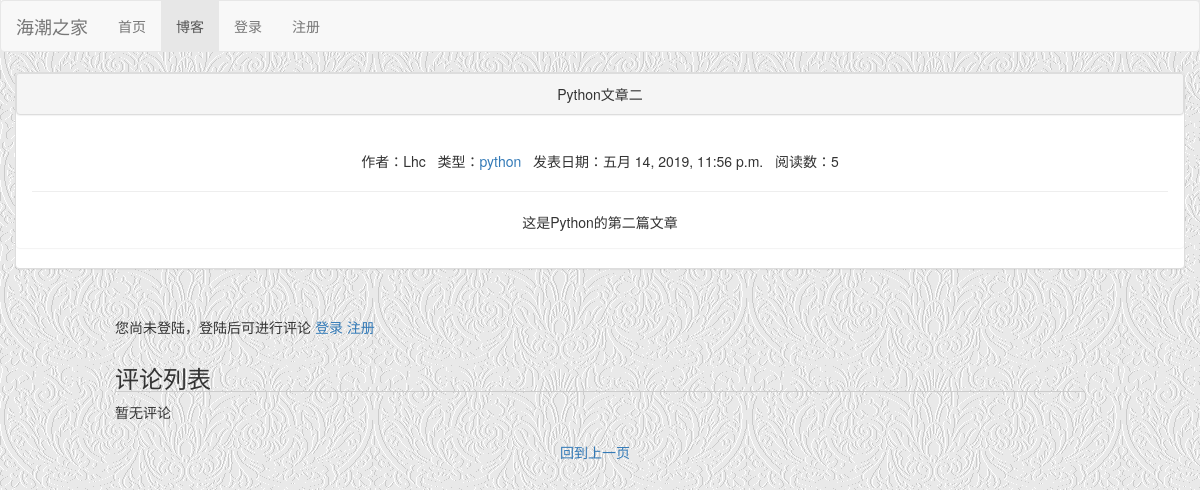
Page /blog/6 on the earlier database version.
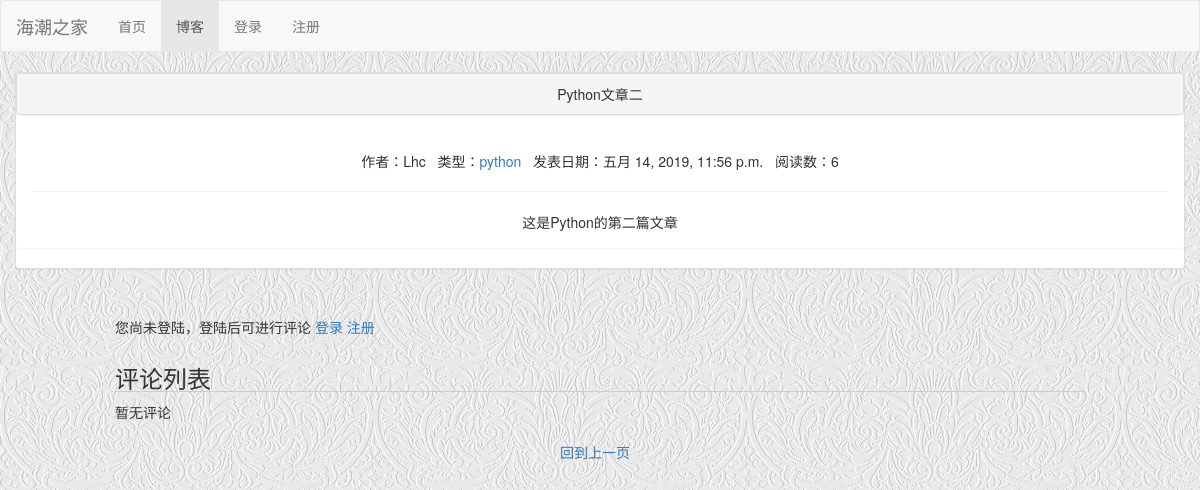
Same page on the later database version.
### blog/models.py (models this page shows, shortened)
class Blog(models.Model,ReadNumExtentMethod):
    title=models.CharField(max_length=50)
    content=RichTextUploadingField()
    author=models.ForeignKey(User,on_delete=models.DO_NOTHING)
    blog_type=models.ForeignKey(BlogType,on_delete=models.DO_NOTHING)
    create_time=models.DateTimeField(default=timezone.now())
    class Meta:
        ordering=['-create_time']   #按照日期倒序排列

class BlogType(models.Model):
    type_name=models.CharField(max_length=20)
    def __str__(self):
        return self.type_name

### MyStatistics/models.py (models this page shows)
class ReadNum(models.Model):
    read_num=models.IntegerField(default=0)
    content_type=models.ForeignKey(ContentType,on_delete=models.DO_NOTHING,null=True)
    object_id=models.PositiveIntegerField(null=True)
    content_object=GenericForeignKey('content_type','object_id')

### blog/views.py (the view)
# urls.py: path('<int:blog_id>',views.detail),
def detail(request,blog_id):
    data=Blog.objects.get(id=blog_id)
    read_cookie_key=read_statistics_once_read(request,data)
    blog_content_type=ContentType.objects.get_for_model(data)
    comments=Comment.objects.filter(content_type=blog_content_type,object_id=blog_id)
    response=render(request,"detail.html",{'data':data,'comments':comments})    #响应
    response.set_cookie(read_cookie_key,'true')  #这里设置cookie，在关闭浏览器之前都存在
    return response

### MyStatistics/models.py (called while the page is built)
    def get_read_num(self):
        try:
            ct=ContentType.objects.get_for_model(self)
            readnum=ReadNum.objects.get(content_type=ct,object_id=self.pk)
            return readnum.read_num
        except:
            return 0

### MyStatistics/utils.py (called while the page is built)
def read_statistics_once_read(request,obj):
    ct=ContentType.objects.get_for_model(obj)
    key='read_%s_%s' % (ct.model,obj.pk)
    if not request.COOKIES.get(key):
        readnum,created=ReadNum.objects.get_or_create(content_type=ct,object_id=obj.pk)
        readnum.read_num+=1
        readnum.save()
        readDetail,created=ReadDetail.objects.get_or_create(content_type=ct,object_id=obj.pk,date=timezone.now().date())
        readDetail.read_num+=1
        readDetail.save()
    return key

### blog/templates/detail.html (shortened to what this page needs)
{% extends "base.html" %}
{% block nav_blog_active %}active{% endblock %}
{% block header %}
    <link rel="stylesheet" href="/static/blog.css">
{% endblock %}
{% block content %}
    <div class="col-md-12">
        <div class="panel panel-default">
            <div class="panel panel-heading" style="text-align: center">{{ data.title }}</div>
            <div class="panel panel-body">
                <center>
                    作者：{{ data.author }}&nbsp;&nbsp;
                    类型：<a href="./type/{{ data.blog_type_id }}">{{ data.blog_type }}</a>&nbsp;&nbsp;
                    发表日期：{{ data.create_time }}&nbsp;&nbsp;
                    阅读数：{{ data.get_read_num }}
                </center>
                <hr>
                <center>{{ data.content|safe }}</center>
            </div>
        </div>
        <div class="row">
            <div class="col-xs-10 col-xs-offset-1">
                <div class="comment-area">
                    {% if user.is_authenticated %}
                        <form action="/comment/update_comment/" method="post">
                            {% csrf_token %}
                            <div class="form-group">
                                <label for="comment-text">{{ user.username }}，欢迎评论~</label>
                                <textarea id="comment-text" name="text" class="form-control" rows="4"></textarea>
                            </div>
                            <input type="hidden" name="object_id" value="{{ data.pk }}">
                            <input type="hidden" name="content_type" value="{{ data }}">
                            <input type="submit" value="评论" class="btn btn-primary" style="float: right">
                        </form>
                    {% else %}
                        您尚未登陆，登陆后可进行评论
                        <a href="/login?from={{ request.get_full_path }}">登录</a>
                        <a href="/register?from={{ request.get_full_path }}">注册</a>
                    {% endif %}
                </div>
                <div class="comment-area">
                    <h3 class="comment-area-title">评论列表</h3>
                    {% for comment in comments %}
                        <div>
                            {{ comment.user.username }}
                            （{{ comment.comment_time }}）：
                            {{ comment.text }}
                        </div>
                    {% empty %}
                        暂无评论
                    {% endfor %}
                </div>
            </div>
        </div>
       <br><a href="." class="back_previous">回到上一页</a><br>
    </div>
{% endblock %}

Differences in the rows shown:
changed through a linked row, Blog "Python文章二": get_read_num "5" → "6"
